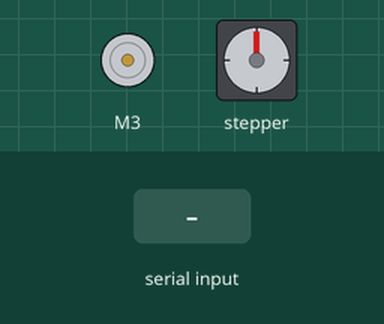
The sketch below on a simulated Arduino Uno, built with avr-gcc and run on an emulated ATmega328P. On the bench: DC motor (green arrow = forward, orange = backward, longer = faster), stepper motor. The test bench sets the inputs (shaded band). Stepper angles assume 48 steps per turn; what the sketch prints to the serial monitor is not drawn.

Above: at 1.2 s.
1.3 s: "f" received over Serial
At 2.5 s:
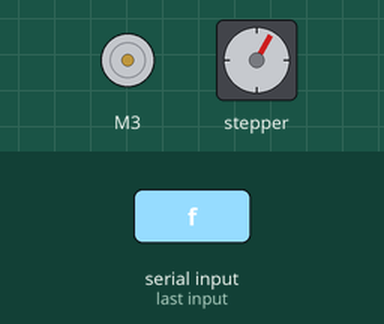
3.1 s: "F" received over Serial
At 4.3 s:
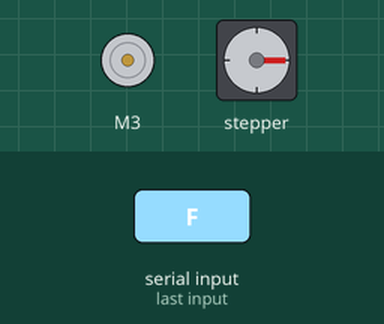
6.1 s: "d" received over Serial
At 6.8 s:
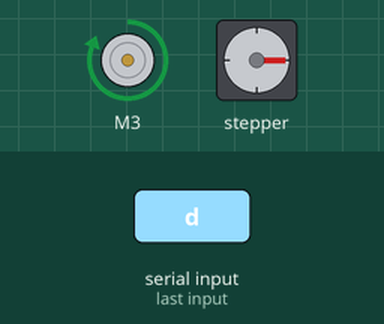
8.8 s: "f" received over Serial
At 10.3 s:
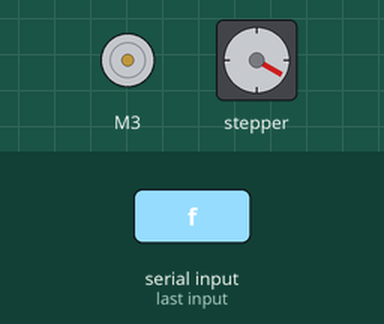
10.6 s: "F" received over Serial
At 12.4 s:
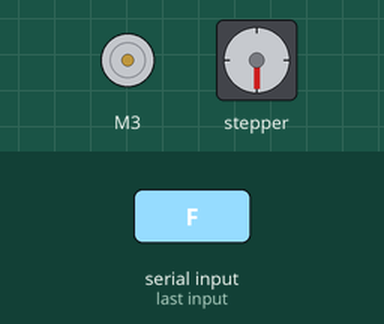
13.6 s: "b" received over Serial
At 14.2 s:
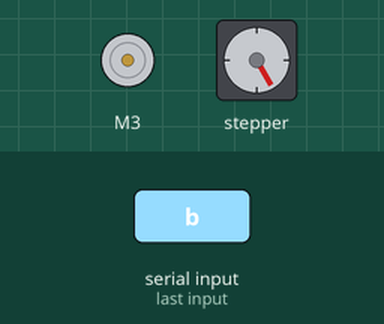
Timing chart, 0 to 16.4 s (numbered marks = the images above; inputs shaded):
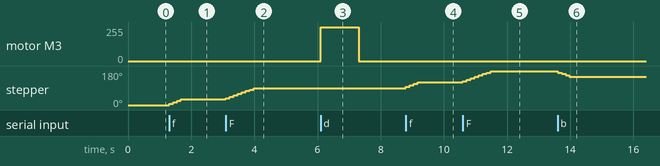

Measured:
- after the input at 1.3 s, stepper: turns 30° clockwise in 0.38 s, starting at once
- after the input at 3.1 s, stepper: turns 60° clockwise in 0.88 s, starting at once
- after the input at 6.1 s, motor M3: stopped → forward 255/255 at once, → stopped 1.2 s later
- after the input at 8.8 s, stepper: turns 30° clockwise in 0.38 s, starting at once
- after the input at 10.6 s, stepper: turns 60° clockwise in 0.88 s, starting at once
- after the input at 13.6 s, stepper: turns 30° counter-clockwise in 0.38 s, starting at once

The sketch:

StepperShieldTest.ino
```cpp
    #include <AFMotor.h>


    AF_Stepper motor(48, 1);

    AF_DCMotor dispenser(3, MOTOR12_64KHZ); // create motor #3, 64KHz pwm


    void setup() {
      Serial.begin(9600);           // set up Serial library at 9600 bps
      Serial.println("Stepper test!");

      motor.setSpeed(10);  // 10 rpm
      dispenser.setSpeed(255);

      //motor.step(100, FORWARD, SINGLE);
      //motor.release();
      //delay(1000);
    }

    void loop() {
      if( Serial.available() ) {
        char ser = Serial.read();
        if( ser == 'f' ) {
          motor.step(4, FORWARD, SINGLE);
        }
        if( ser == 'F' ) {
          motor.step(8, FORWARD, SINGLE);
        }

        if( ser == 'b' ) {
          motor.step(4, BACKWARD, SINGLE);
        }
        if( ser == 'B' ) {
          motor.step(8, BACKWARD, SINGLE);
        }

        if( ser == 'd' ) {
          dispenser.run( FORWARD );
          delay(400);
          dispenser.run( RELEASE );

          dispenser.run( FORWARD );
          delay(400);
          dispenser.run( RELEASE );

          dispenser.run( FORWARD );
          delay(400);
          dispenser.run( RELEASE );
        }
      }
      motor.release(); //Or else it gets warm.

      /*Serial.write("DBL");

      motor.step(10, FORWARD, DOUBLE);
      motor.step(10, BACKWARD, DOUBLE);

      delay(1000);
     Serial.write("ILEAV");
      motor.step(10, FORWARD, INTERLEAVE);
      motor.step(10, BACKWARD, INTERLEAVE);

      delay(1000);
     Serial.write("MICRO");
      motor.step(100, FORWARD, MICROSTEP);
      motor.step(100, BACKWARD, MICROSTEP); */
    }
```
